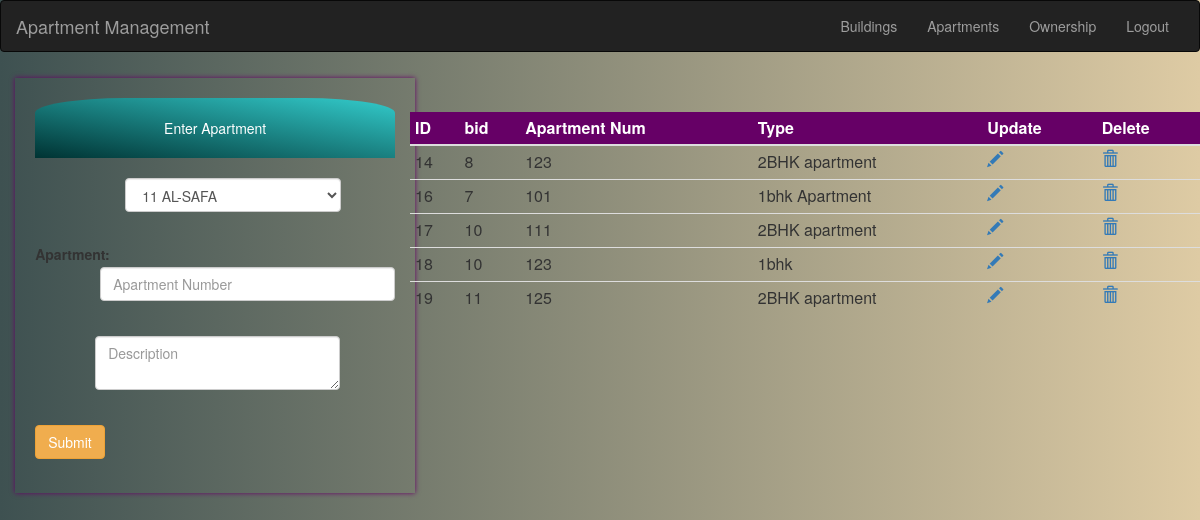
The app's page /apartmentOLD.php with its own data.
### tables this page shows
CREATE TABLE `apartment` (
  `id` int(11) NOT NULL,
  `bid` int(11) NOT NULL,
  `apartmentNum` int(4) NOT NULL,
  `description` varchar(200) NOT NULL
);

### apartmentOLD.php (the view, shortened to what this page needs)
<?php
$bid=$aname=$desc="";
?>
<html>
    <head>
  <link rel="stylesheet" href="https://maxcdn.bootstrapcdn.com/bootstrap/3.3.7/css/bootstrap.min.css">
</head>
    </head>
    <body style="background-image: linear-gradient(to right, #3E5151 , #DECBA4);">
     <?php
     include 'anav.php';
     ?>
        <div class="row">
         <div class="col-md-4">
       <div style="width: 400px;margin-left:4%;margin-top: 1.5%;box-shadow: 0px 0px 5px #660066;padding:20px">
        <div style='text-align: center;padding:20px;background:  linear-gradient(To top right,#033,#3cc);color:white;border-radius: 25% 25% 0% 0%'>Enter Apartment</div>
        <form class="form-horizontal" action="apartment.php" method="post">
            <div style="padding-top: 20px;margin-left: 25%">
                <select class="form-control" style="display:inline; width: 80%;" name="building" >
                    <?php
                                include 'conn.php';
                                $qry="select * from building";
                                if ($result = $con->query($qry)) {
    while ($row = $result->fetch_assoc()) {
                    ?>
                     <option value="<?php echo $row['id']; ?>" selected="<?php if($row['id']==$bid){echo 'true';}else{echo 'false';}?>" ><?php echo $row['id'].' '.$row['Name']; ?>
                        </option>
               <?php
    }
    }
    ?> </select>
            </div><br>
    <div class="form-group" style="margin-top: 5px">
    <label class="control-label col-sm-2" for="apartment">Apartment:</label>
    <div class="col-sm-10" style="margin-top:30px">
        <input type="text" class="form-control" name="apartment" required="" pattern="[0-9]{3}" placeholder="Apartment Number" value="<?php echo $aname;?>"/><br>
    </div>
            </div>
            <div style="margin-left: 60px;">
            <div class="form-group" style="margin-top: 2px">
    <div class="col-sm-10" style="margin-top:0.1px">
        <textarea class="form-control" name="desc" required="" placeholder="Description" ><?php echo $desc;?></textarea><br>
    </div>
            </div>
            </div>
             <button class="btn btn-warning" type="submit" name="submit" value="add">Submit</button>
        </form>
      </div>
         </div>
        <div class="col-md-8">
                <div>
        <table class="table table-hover table-condensed" style="margin-top: 5%">
            <thead style="background: #660066;color:white">
            <th>ID</th>
             <th>bid</th>
              <th>Apartment Num</th>
              <th>Type</th>
              <th>Update</th>
              <th>Delete</th>
            </thead>
            <tbody>
                <?php
                $sql = "select * from apartment;";
                $result=mysqli_query($con,$sql);
                if($result){
                    while($row = $result->fetch_assoc()){
                ?>
                <tr>
                    <td><?php echo $row['id'];?></td>
                    <td><?php echo $row['bid'];?></td>
                    <td><?php echo $row['apartmentNum'];?></td>
                    <td><?php echo $row['description']; ?></td>
                    <td><a href="apartment.php?update=1&id=<?php echo $row['id'];?>"><span class="glyphicon glyphicon-pencil"></span></a></td>
                    <td><a href="deleteapartment.php?id=<?php echo $row['id'];?>"><span class="glyphicon glyphicon-trash"></span></a></td>
                </tr>
                <?php
                }
                }
                ?>
            </tbody>
        </table>
                </div>
    </body>
</html>

### anav.php (shortened to what this page needs)
<nav class="navbar navbar-default navbar-inverse">
  <div class="container-fluid">
    <div class="navbar-header">
      <a class="navbar-brand" href="#">Apartment Management</a>
    </div>
    <ul class="nav navbar-nav pull-right">
        <li><a href="building.php">Buildings</a></li>
        <li><a href="apartment.php">Apartments</a></li>
         <li><a href="oregistration.php">Ownership</a></li>
      <li><a href="logout.php">Logout</a></li>
    </ul>
  </div>
</nav>

### records on screen
apartment: id "14", bid "8", apartmentNum "123", description "2BHK apartment"
apartment: id "16", bid "7", apartmentNum "101", description "1bhk Apartment"
apartment: id "17", bid "10", apartmentNum "111", description "2BHK apartment"
apartment: id "18", bid "10", apartmentNum "123", description "1bhk"
apartment: id "19", bid "11", apartmentNum "125", description "2BHK apartment"

### other values on screen
form field building "11 AL-SAFA"
